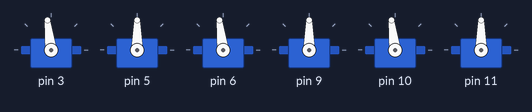
Recording of a sketch running on a simulated Arduino Uno, built with avr-gcc and run on an emulated ATmega328P. On the bench: 6 × servo.

Above: at 0.1 s.
At 5.15 s:
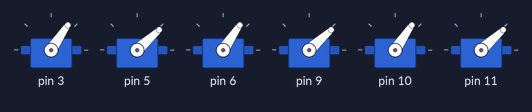
At 13.58 s:
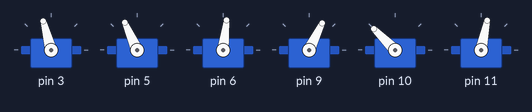
At 22.3 s:
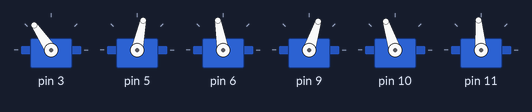
At 31.03 s:
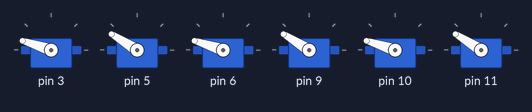
At 39.76 s:
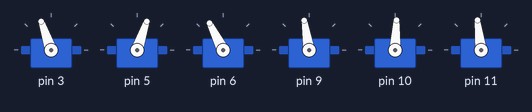
Timing chart, 0 to 40.0 s (numbered marks = the images above):
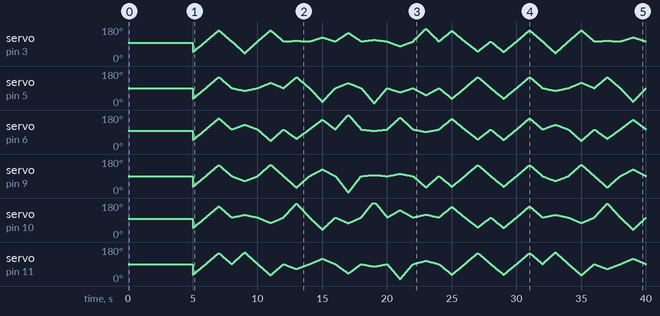

The sketch:

Stwart.ino
```cpp
#include "SServo.h"


/*CONSTANTS*/
const int SERVO_TRIMS[6] = { 7,0,7,0,7,0 };

/*VERIABLES*/
SServoClass servos[6];

static float dt = 0.0f;
static unsigned long currStateTimer = 0;
const unsigned long  stateInterval = 1000;
int State = 0;

const int servoPosTable0[][6] =
{
	//YAW
	{ 90,90,90,90,90,90 },
	{ 34,34,34,34,34,34 },
	{ 90,90,90,90,90,90 },
	{ 149,149,149,149,149,149 },
	//PITCH
	{ 90,90,90,90,90,90 },
	{ 28,76,116,64,104,152 },
	{ 90,90,90,90,90,90 },
	{ 149,119,29,151,61,31 },
	//ROLL
	{ 90,90,90,90,90,90 },
	{ 93,148,41,29,164,64 },
	{ 90,90,90,90,90,90 },
	{ 112,17,142,126,25,119 },
	//SURGE
	{ 90,90,90,90,90,90 },
	{ 136,117,168,2,60,40 },
	{ 90,90,90,90,90,90 },
	{ 99,9,82,96,175,77 },
	//SWAY
	{ 90,90,90,90,90,90 },
	{ 65,68,153,102,129,10 },
	{ 90,90,90,90,90,90 },
	{ 158,52,77,30,106,108 },
	//HEAVE
	{ 90,90,90,90,90,90 },
	{ 146,34,146,34,146,34 },
	{ 90,90,90,90,90,90 },
	{ 37,149, 37,149, 37,149 },
	{ 90,90,90,90,90,90 },
};


void setup()
{
	Serial.begin(115200);
	servos[0].init(3, SERVO_TRIMS[0]);
	servos[1].init(5, SERVO_TRIMS[1]);
	servos[2].init(6, SERVO_TRIMS[2]);
	servos[3].init(9, SERVO_TRIMS[3]);
	servos[4].init(10, SERVO_TRIMS[4]);
	servos[5].init(11, SERVO_TRIMS[5]);
	delay(5000);
}


void loop()
{

	if (millis() >= currStateTimer)
	{

		State++;
		if (State >= 24)
		{
			State = 0;
		}


		for (size_t i = 0; i < 6; i++)
		{
			servos[i].SetMovementRange(servoPosTable0[State][i], servoPosTable0[State + 1][i]);
		}

		currStateTimer = millis() + stateInterval;

	}

	dt = 1.0f - static_cast<float>(currStateTimer - millis()) / static_cast<float>(stateInterval);


	for (auto& servo : servos)
	{
		servo.Update(dt);
	}

}
```

SServo.cpp
```cpp
#include "SServo.h"


void SServoClass::init(int pin, int trim)
{
	servo.attach(pin);
	servoTrim = trim;
	ResetServo();
}

void SServoClass::ResetServo()
{
	if (servo.attached())
	{
		servoCurPos = 90 + servoTrim;
		servo.write(servoCurPos);
	}
}


void SServoClass::SetMovementRange(int startPos, int endPos)
{
	 sPos = startPos + servoTrim;
	 ePos = endPos + servoTrim;
}

float lerp(float a, float b, float f)
{
	return a + f * (b - a);
}

void SServoClass::Update(float dt)
{
	if (dt <= 1.0f)
	{
		servoCurPos = lerp(sPos, ePos, dt) + servoTrim;
		servo.write(servoCurPos);
	}
}
```

SServo.h
```cpp
// SServo.h

#ifndef _SSERVO_h
#define _SSERVO_h

#if defined(ARDUINO) && ARDUINO >= 100
#include "arduino.h"
#include <Servo.h>
#else
#include "WProgram.h"
#endif

class SServoClass
{
protected:
	Servo servo;
	int pin;
	int servoTrim;
	int servoStep;
	int servoSpeed;
	int servoCurPos;
	unsigned long lastTimeMoved;
	float fServoSpeed;
	int sPos;
	int ePos;

public:
	void init(int pin, int trim = 0);
	void ResetServo();
	void SetMovementRange(int startPos, int endPos);
	void Update(float dt);

};


#endif
```
